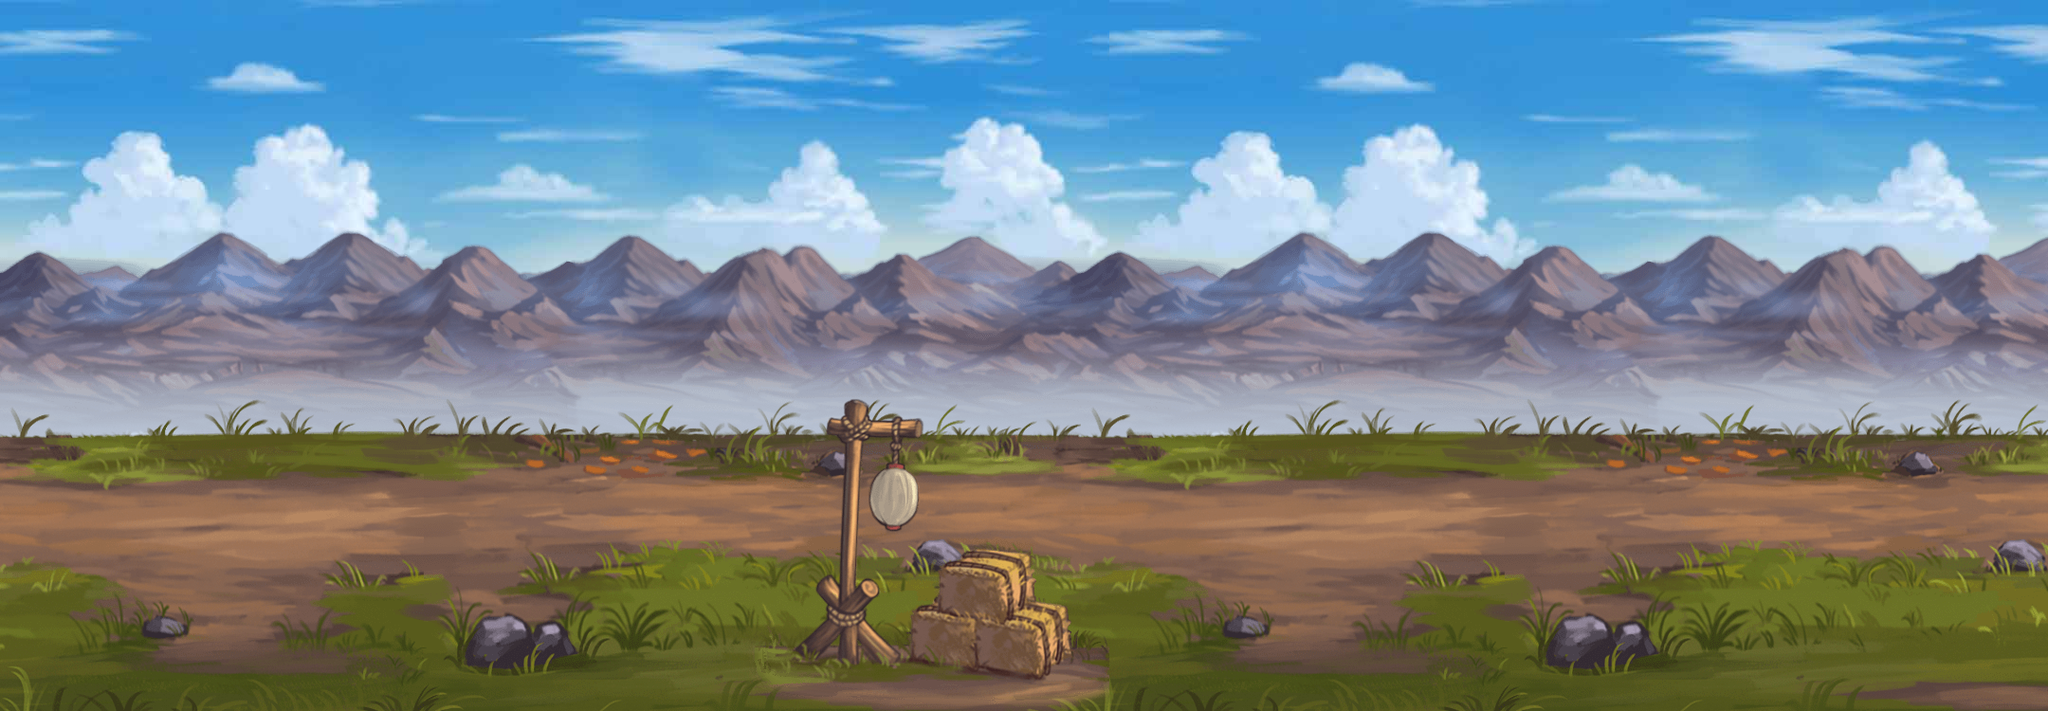

The image is a tile-based game level rendered from a .tmx file. Its description and source (layers, tilesets, objects; grid data summarised) follow:
An orthogonal 72x25 tile map with 30x30 px tiles, 6 tile layers (sky, mountain, ground, building, ...), 6 tilesets.

<map version="1.0" tiledversion="1.1.2" orientation="orthogonal" renderorder="right-down" width="72" height="25" tilewidth="30" tileheight="30" infinite="0" nextobjectid="1">
 <tileset firstgid="1" name="6-00" tilewidth="30" tileheight="30" tilecount="418" columns="38">
  <image source="6-00.png" width="1143" height="357" />
 </tileset>
 <tileset firstgid="419" name="6-02" tilewidth="30" tileheight="30" tilecount="390" columns="39">
  <image source="6-02.jpg" width="1190" height="310" />
 </tileset>
 <tileset firstgid="809" name="6-01" tilewidth="30" tileheight="30" tilecount="342" columns="38">
  <image source="6-01.png" width="1140" height="293" />
 </tileset>
 <tileset firstgid="1151" name="meta_tiles" tilewidth="32" tileheight="32" spacing="1" margin="1" tilecount="2" columns="2">
  <image source="meta_tiles.png" trans="ffffff" width="67" height="34" />
  <tile id="0">
   <properties>
    <property name="collision" type="bool" value="false" />
   </properties>
  </tile>
  <tile id="1">
   <properties>
    <property name="collision" type="bool" value="true" />
   </properties>
  </tile>
 </tileset>
 <tileset firstgid="1153" name="meta_tiles" tilewidth="32" tileheight="32" spacing="1" margin="1" tilecount="2" columns="2">
  <image source="meta_tiles.png" trans="ffffff" width="67" height="34" />
  <tile id="0">
   <properties>
    <property name="mask" type="bool" value="false" />
   </properties>
  </tile>
  <tile id="1" type="mask-meta">
   <properties>
    <property name="mask" type="bool" value="true" />
   </properties>
  </tile>
 </tileset>
 <tileset firstgid="1155" name="6-12" tilewidth="30" tileheight="30" tilecount="143" columns="13">
  <image source="6-12.png" trans="ffffff" width="419" height="333" />
 </tileset>
 <layer name="sky" width="72" height="25">
  <data>[1800 cells, 720 non-empty, 390 distinct tile ids]</data>
 </layer>
 <layer name="mountain" width="72" height="25">
  <data>[1800 cells, 648 non-empty, 342 distinct tile ids]</data>
 </layer>
 <layer name="ground" width="72" height="25">
  <data>[1800 cells, 792 non-empty, 418 distinct tile ids]</data>
 </layer>
 <layer name="building" width="72" height="25">
  <data>[1800 cells, 143 non-empty, 143 distinct tile ids]</data>
 </layer>
 <layer name="collision-meta" width="72" height="25" opacity="0">
  <data>[1800 cells, 1800 non-empty, 2 distinct tile ids]</data>
 </layer>
 <layer name="mask-meta" width="72" height="25" opacity="0">
  <data>[1800 cells, 1800 non-empty, 2 distinct tile ids]</data>
 </layer>
</map>
